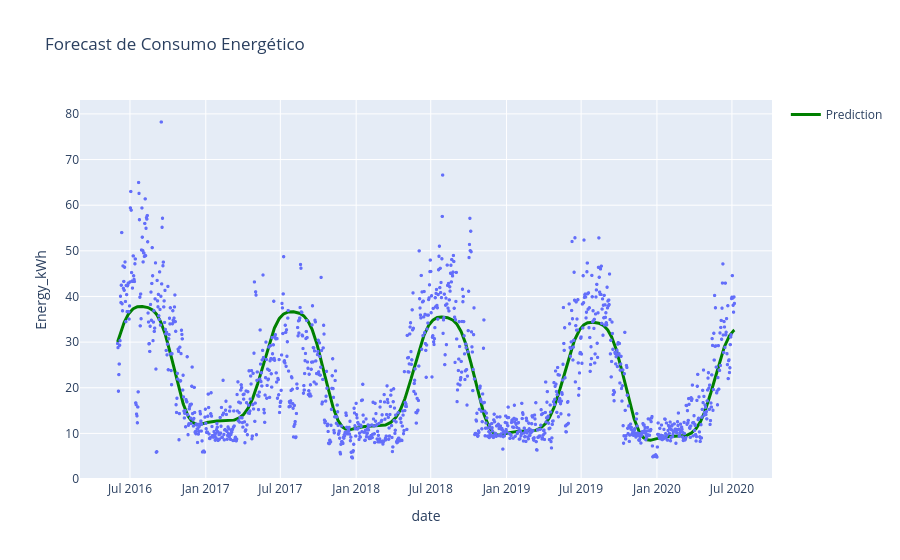

Notebook code cell kept with this figure:
### Code cell
from sklearn.metrics import mean_absolute_error
#----------5 ------ Predicciones y gráficos
# Calcular el MAE para el conjunto de entrenamiento
mae_train = mean_absolute_error(y_train, train_pred)

# Calcular el MAE para el conjunto de prueba
mae_test = mean_absolute_error(y_test, test_pred)

print(f"MAE - Entrenamiento: {mae_train}")
print(f"MAE - Prueba: {mae_test}")


fig = px.scatter(df, x=df.date, y=df['Energy_kWh'], title='Forecast de Consumo Energético')
fig.add_scatter(x=df.date, y=y_pred, mode='lines', name='Prediction', line=dict(color='green', width=3))
fig.update_traces(marker=dict(size=3.5))
fig.show()

### Figure 1 — Plotly figure (JSON) as saved in the notebook; plotly's stock layout.template omitted (floating-point values rounded to 4 significant figures; data arrays with more than 128 entries replaced by an {"elided": "..."} marker saying what was removed)
{"data": [{"hovertemplate": "date=%{x}<br>Energy_kWh=%{y}<extra></extra>", "legendgroup": "", "marker": {"color": "#636efa", "size": 3.5, "symbol": "circle"}, "mode": "markers", "name": "", "showlegend": false, "type": "scattergl", "x": {"elided": "1498 str values"}, "xaxis": "x", "y": {"elided": "1498 float values"}, "yaxis": "y"}, {"line": {"color": "green", "width": 3}, "marker": {"size": 3.5}, "mode": "lines", "name": "Prediction", "type": "scatter", "x": {"elided": "1498 str values"}, "y": {"elided": "1498 float values"}}], "layout": {"legend": {"tracegroupgap": 0}, "title": {"text": "Forecast de Consumo Energético"}, "xaxis": {"anchor": "y", "domain": [0, 1], "title": {"text": "date"}}, "yaxis": {"anchor": "x", "domain": [0, 1], "title": {"text": "Energy_kWh"}}}}
